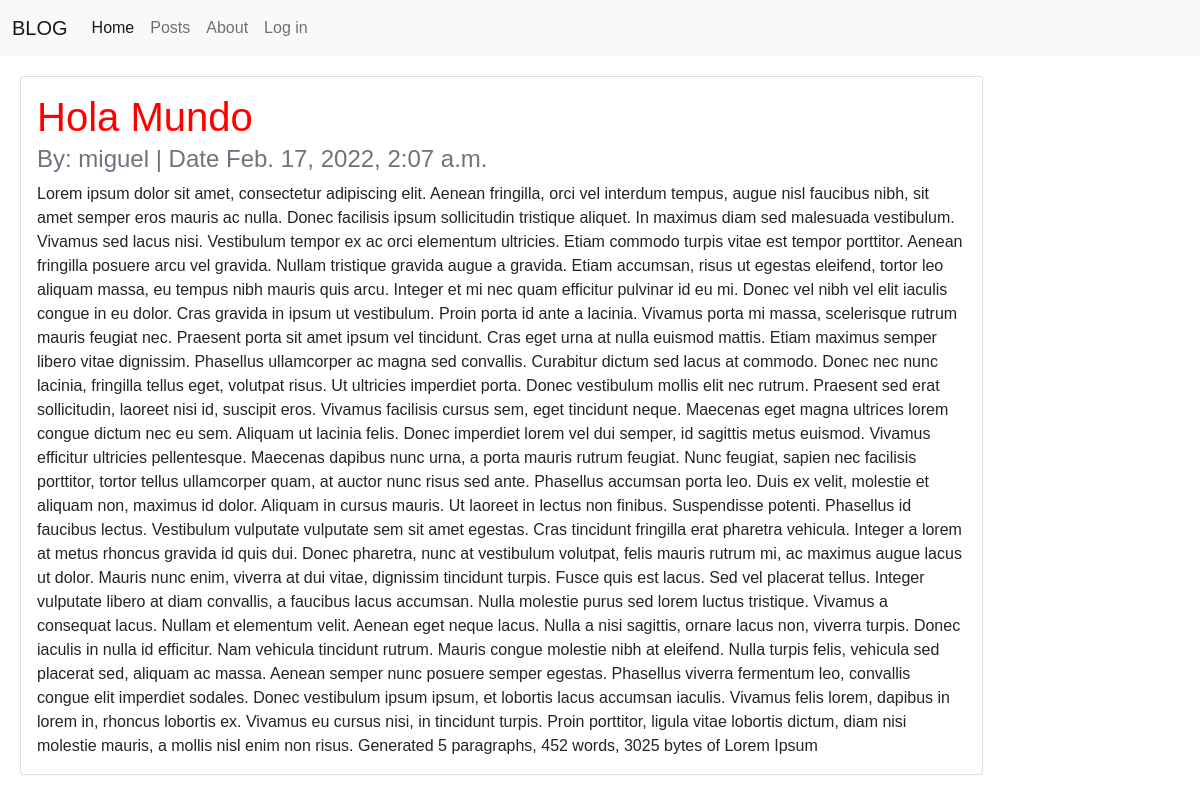
Page /posts/2/ on the committed database.
### posts/models.py (models this page shows, shortened)
class Post(models.Model):
    title = models.CharField(max_length=256)
    author = models.ForeignKey(
        'auth.User',
        on_delete=models.CASCADE
    )
    body = models.TextField()
    created_at = models.DateTimeField(auto_now_add=True)

### posts/views.py (the view)
# urls.py: path('posts/<int:pk>/', PostDetailedView.as_view(), name="post_detail"),
class PostDetailedView(DetailView):
    template_name = "post_detail.html"
    model = Post

### templates/post_detail.html (shortened to what this page needs)
{% extends 'base.html' %}
{% block content %}
    <div class="row">
        <div class="col-md-10">
            <div class="card">
                <div class="card-body">
                <h1 class="card-title">{{ post.title }}</h1>
                <h4 class="card-subtitle mb-2 text-muted">
                    By: {{ post.author }} | Date {{ post.created_at }}
                </h4>
                <p class="card-text">{{ post.body }}</p>
                </div>
            </div>
        </div>
    </div>
{% endblock content %}

### static/css/base.css (style rules this page uses)
body { font-family: 'Roboto Serif', sans-serif; }
h1 { color: red; font-weight: 400; }

### rows in the picture
Post: title "Hola Mundo", author "miguel", created_at "Feb. 17, 2022, 2:07 a.m.", body "Lorem ipsum dolor sit amet, consectetur adipiscing elit. Aenean fringilla, orci vel interdum tempus, augue nisl faucibus nibh, sit amet semper eros mauris ac nulla. Donec facilisis ipsum sollicitudin tristique aliquet. In maximus diam sed malesuada vestibulum. Vivamus sed lacus nisi. Vestibulum tempor ex ac orci elementum ultricies. Etiam commodo turpis vitae est tempor porttitor. Aenean fringilla posuere arcu vel gravida. Nullam tristique gravida augue a gravida. Etiam accumsan, risus ut egestas eleifend, tortor leo aliquam massa, eu tempus nibh mauris quis arcu. Integer et mi nec quam efficitur pulvinar id eu mi. Donec vel nibh vel elit iaculis congue in eu dolor. Cras gravida in ipsum ut…"
